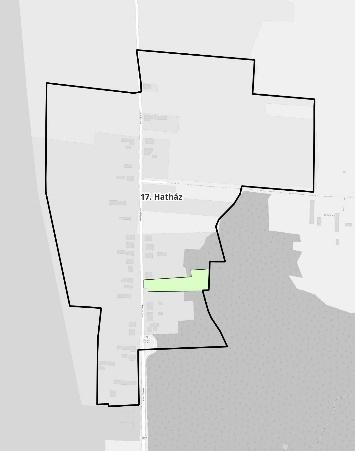
#> input picture data/neighborhoods/sources/municipal-zalaegerszeg-ziffa2025-next/p141-xref778.jpeg, 355 x 451 px
$ python extract-raster.py
#> lines starting #> are read from the running program, lines starting #| are printed output that depends on the picture; after the words box and inside, x2 and y2 are one past the last pixel; in counts of white or black regions, pixels touching at a corner belong together
from PIL import Image,ImageDraw
import numpy as np,json
from collections import deque,Counter
from pathlib import Path
from shapely.geometry import box,mapping
from shapely.ops import unary_union
p=Path(__file__).resolve().parent;a=np.array(Image.open(p/'p141-xref778.jpeg').convert('RGB'))
#> further down, a is the input picture: shape (451, 355, 3); mean R, G, B 217.9, 218.1, 217.8
mask=np.max(a,axis=2)<120
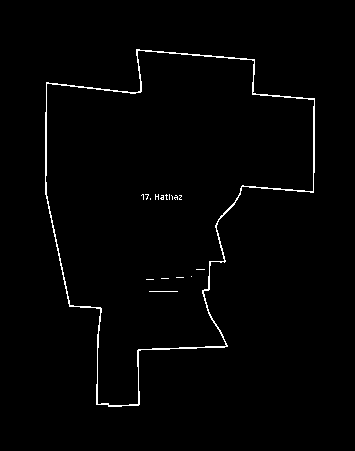
#> mask: shape (451, 355) bool; 1.4% white in thin lines or dots, all inside (x1, y1, x2, y2) = (45, 49, 315, 407)
seen=np.zeros(mask.shape,np.int32);comps=[]
for y,x in np.argwhere(mask):
 if seen[y,x]:continue
 lab=len(comps)+1;stack=[(int(y),int(x))];seen[y,x]=lab;pts=[]
 while stack:
  yy,xx=stack.pop();pts.append((yy,xx))
  for dy in [-1,0,1]:
   for dx in [-1,0,1]:
    y2,x2=yy+dy,xx+dx
    if 0<=y2<a.shape[0] and 0<=x2<a.shape[1] and mask[y2,x2] and not seen[y2,x2]:seen[y2,x2]=lab;stack.append((y2,x2))
 comps.append(pts)
#> this loop made 2203 passes
#> (y, x) on passes 2 to 4: (49, 137), (49, 138), (49, 139)
#> seen: shape (451, 355) int32; 18 distinct labels, from 0 to 17
#> after the loop, comps = 17 items
print('components',[(j+1,len(c),(min(x for y,x in c),min(y for y,x in c),max(x for y,x in c),max(y for y,x in c))) for j,c in sorted(enumerate(comps),key=lambda z:-len(z[1]))[:8]])
#> (printed output is left out)
big=max(range(len(comps)),key=lambda i:len(comps[i]));stroke=seen==big+1
#> after `big = max(range(len(comps)), key=lambda i: len(comps[i]))`: big = 0
#> after `stroke = seen == big + 1`:
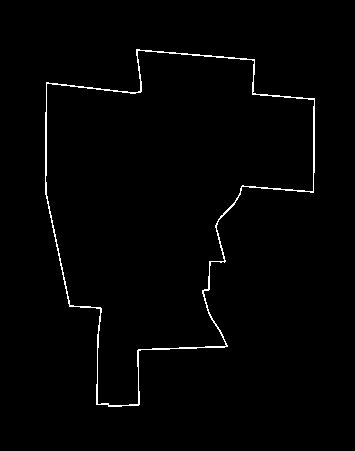
#> stroke: shape (451, 355) bool; 1.3% white in thin lines or dots, all inside (x1, y1, x2, y2) = (45, 49, 315, 407)
free=~stroke;inside=np.zeros(free.shape,bool);stack=[(220,160)];inside[220,160]=True
while stack:
 yy,xx=stack.pop()
 for dy,dx in [(1,0),(-1,0),(0,1),(0,-1)]:
  y2,x2=yy+dy,xx+dx
  if 0<=y2<a.shape[0] and 0<=x2<a.shape[1] and free[y2,x2] and not inside[y2,x2]:inside[y2,x2]=True;stack.append((y2,x2))
print('area',inside.sum(),'touch edge', bool(inside[0].any() or inside[-1].any() or inside[:,0].any() or inside[:,-1].any()))
b=a.copy();b[stroke]=[255,0,0];b[inside]=(b[inside].astype(int)*.5+np.array([0,180,255])*.5).astype(np.uint8);Image.fromarray(b).resize((710,902)).save(p/'hathaz-contour-extraction-preview.png');np.savez(p/'hathaz-mask.npz',stroke=stroke,inside=inside)
#> after `b[stroke] = [255, 0, 0]`:
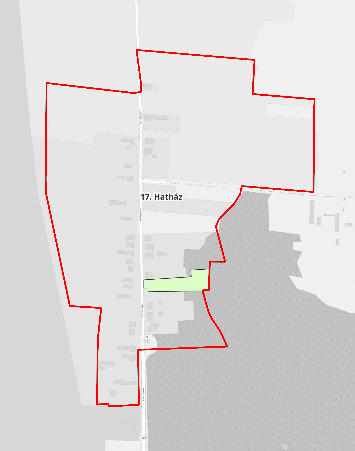
#> b: shape (451, 355, 3); 1.28% of pixels changed, all inside (x1, y1, x2, y2) = (45, 49, 315, 407)
#> after `b[inside] = (b[inside].astype(int) * 0.5 + np.array([0, 180, 255]) * 0`:
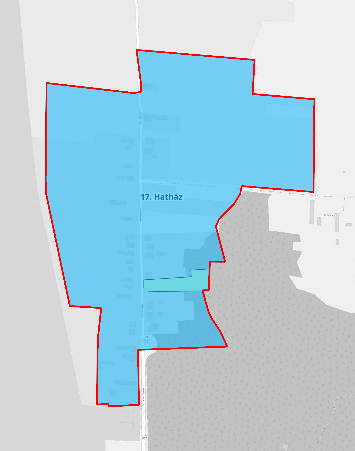
#> b: shape (451, 355, 3); mean R, G, B 181.4, 209.4, 222.1
#> after `b = a.copy()`:
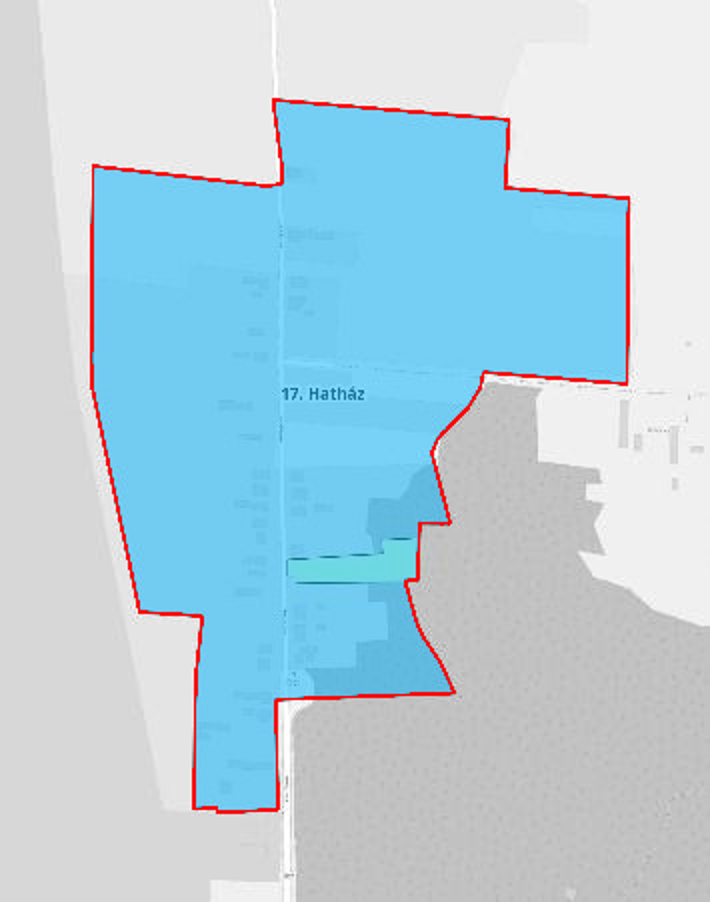
#> saved as hathaz-contour-extraction-preview.png: PIL image 710x902 RGB; mean R, G, B 181.3, 209.5, 222.2

runs=[]
for y in range(inside.shape[0]):
 xs=np.flatnonzero(inside[y]);groups=np.split(xs,np.where(np.diff(xs)>1)[0]+1)
 for g in groups:
  if len(g):runs.append(box(int(g[0]),y,int(g[-1])+1,y+1))
g=unary_union(runs)
assert g.is_valid and g.geom_type=='Polygon' and len(g.interiors)==0 and g.area==55438
f={'type':'Feature','id':'municipal-zalaegerszeg-ziffa2025:unit17:hathaz:source-raster','properties':{'name':'Hatház','sourceUnitNumber':17,'coordinateSpace':'native image pixels, y downward; pixel cells have integer bounds','sourcePdfPageOneBased':141,'sourceImageXref':778,'contourMethod':'Four-neighbor free interior enclosed by largest eight-neighbor dark boundary component, RGB maximum <120. Exact union of pixel cells. No buffers, snapping, repairs or gap caps.','estimatedContour':False,'containsNoWorldPlacement':True},'geometry':mapping(g)}
(p/'hathaz-observed-source-pixels.geojson').write_text(json.dumps({'type':'FeatureCollection','features':[f]},ensure_ascii=False,indent=2)+'\n')
